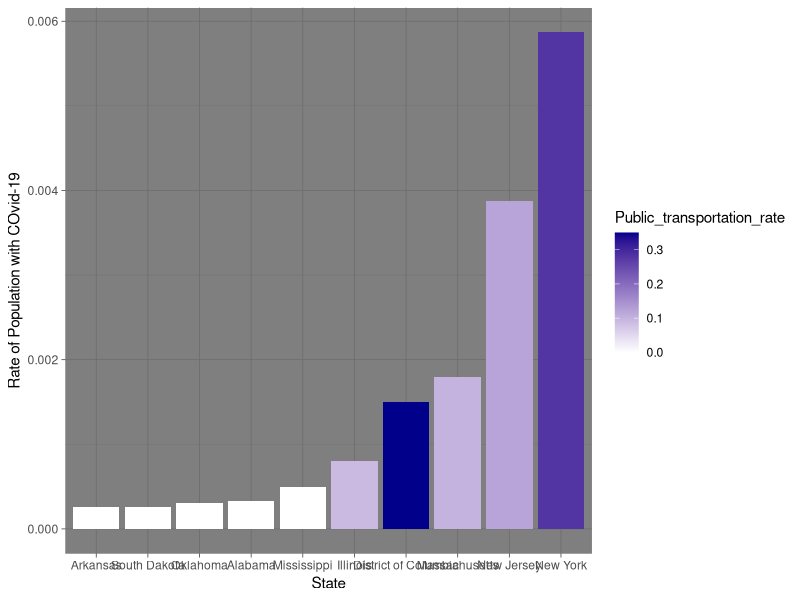

Write the R code that produced this figure.
library(dplyr)
library(ggplot2)
library(tidyr)
library(readxl)
library(maps)
commuter_data <- read.csv('../data/prepped/covid-19-commuter-data-prepped.csv', stringsAsFactors = F)

# create rate data
commuter_data <- commuter_data %>% 
  mutate(Covid_positive_rate  = Covid_Positive_4_4 / Total_Population_2010,
         Covid_death_rate = Covid_positive_rate / Total_Population_2010,
         Covid_Mortality_rate = Covid_Death_4_4 / Covid_Positive_4_4)

# sort by top public transportation rates
commuter_top_public_transit <- commuter_data %>% 
  top_n(5, Public_transportation_rate) %>% 
  select(Region, Covid_positive_rate, Public_transportation_rate) %>% 
  mutate(Top_value = T)

# sort by bottom public transportation rates
commuter_bot_public_transit <- commuter_data %>% 
  top_n(-5, Public_transportation_rate) %>% 
  select(Region, Covid_positive_rate, Public_transportation_rate)%>% 
  mutate(Top_value = F) 
# combine information with boolean to color-sort by top and bottom
commuter_top_and_bot <- full_join(commuter_bot_public_transit, commuter_top_public_transit) 
commuter_top_and_bot <- arrange(commuter_top_and_bot, Covid_positive_rate)

public_transportation_Viz <- ggplot(commuter_top_and_bot, aes(x = reorder(Region, Covid_positive_rate * 100), 
                                                              y = Covid_positive_rate, 
                                                              fill = Public_transportation_rate)) +
                                  geom_col() + scale_fill_gradient(low="white", high="darkblue") + 
                              labs(x = "State",
                                   y = "Rate of Population with COvid-19") + theme_dark()


public_transportation_Viz
View(commuter_data)
